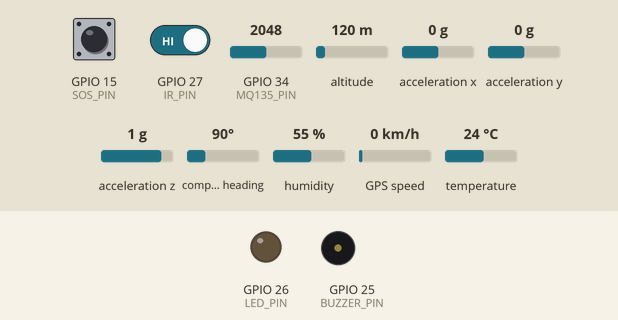
This sketch was run on a simulated ESP32. Parts: output pins drawn as LEDs (lit = HIGH), buzzer (waves = sounding, pin HIGH). The inputs (shaded band) are chosen by the test bench; at power-on: humidity 55 %, GPIO 34 (MQ135_PIN) = 2048, GPIO 15 (SOS_PIN) HIGH, GPIO 27 (IR_PIN) HIGH, altitude 120 m, acceleration x 0 g, acceleration y 0 g, acceleration z 1 g, compass heading 90°, GPS speed 0 km/h, temperature 24 °C. WiFi joins after 1.5 s; servers stay silent unless stated; the GPS gets a fix after 3 s at 37.7749, -122.4194 with 8 satellites; no MQTT or app messages arrive unless stated; what the sketch prints to the serial monitor is not drawn.

Above: at 2.7 s.
2.8 s: humidity set to 84 %
6.1 s: humidity set to 87 %
At 8.9 s:
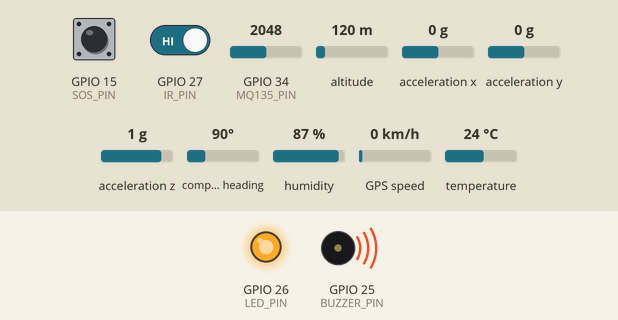
12.4 s: GPIO 34 (MQ135_PIN) set to 1061
13.9 s: GPIO 34 (MQ135_PIN) set to 940
Timing chart, 0 to 16.9 s (numbered marks = the images above; inputs shaded):
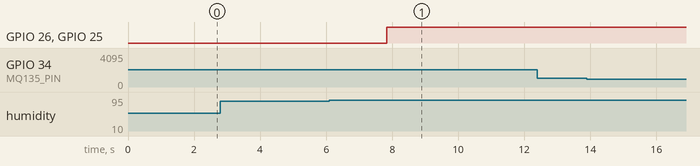

Measured:
- the behaviour switches between 85 and 86 % on humidity (found by bisection; images 0 and 1)
- after the input at 2.8 s, every drawn part: stays the same
- after the input at 6.1 s, GPIO 26 (LED_PIN), GPIO 25 (BUZZER_PIN): LOW → HIGH after 1.7 s
- after the input at 12.4 s, every drawn part: stays the same
- after the input at 13.9 s, every drawn part: stays the same

The sketch:

esp32_helmet.ino
```cpp
// #include <WiFi.h>
// #include <PubSubClient.h>
// #include <Wire.h>
// #include <DHT.h>
// #include <TinyGPSPlus.h>
// #include <Adafruit_Sensor.h>
// #include <Adafruit_ADXL345_U.h>
// #include <ArduinoJson.h>

// /* ========== WIFI CREDENTIALS ========== */
// const char* ssid = "Rutvi";
// const char* password = "Rutvi123";

// /* ========== MQTT CONFIG ========== */
// const char* mqtt_server = "test.mosquitto.org";
// const int mqtt_port = 1883;
// const char* deviceId = "ESP32_001";
// const char* topic_data = "helmet/ESP32_001/data";
// const char* topic_status = "helmet/ESP32_001/status";

// /* ========== PIN DEFINITIONS ========== */
// #define DHTPIN 4
// #define DHTTYPE DHT11
// #define IR_PIN 27         // Helmet wearing detection (IR Sensor)
// #define MQ135_PIN 34      // Gas Sensor
// #define LED_PIN 26        // Alert LED
// #define BUZZER_PIN 25     // Alert Buzzer
// #define SOS_PIN 15        // SOS Button

// /* ========== SENSOR OBJECTS ========== */
// WiFiClient espClient;
// PubSubClient client(espClient);
// DHT dht(DHTPIN, DHTTYPE);
// Adafruit_ADXL345_Unified accel = Adafruit_ADXL345_Unified(12345);
// TinyGPSPlus gps;
// HardwareSerial gpsSerial(2); // GPS TX=17, RX=16

// /* ========== THRESHOLDS ========== */
// #define ACCIDENT_THRESHOLD 28.0
// #define GAS_THRESHOLD 2500
// #define TEMP_THRESHOLD 40
// #define HUMIDITY_THRESHOLD 85.0

// /* ========== GLOBAL VARIABLES ========== */
// bool sosPressed = false;

// /* ========== WIFI SETUP ========== */
// void setup_wifi() {
//   Serial.print("Connecting to WiFi");
//   WiFi.begin(ssid, password);

//   int retries = 0;
//   while (WiFi.status() != WL_CONNECTED && retries < 20) {
//     delay(500);
//     Serial.print(".");
//     retries++;
//   }

//   if(WiFi.status() == WL_CONNECTED) {
//     Serial.println("\n✅ WiFi Connected");
//     Serial.print("IP: ");
//     Serial.println(WiFi.localIP());
//   } else {
//     Serial.println("\n❌ WiFi Connection Failed (Continuing Offline)");
//   }
// }

// /* ========== MQTT RECONNECT ========== */
// void reconnect() {
//   if (WiFi.status() != WL_CONNECTED) return; // Don't try if no WiFi

//   if (!client.connected()) {
//     Serial.print("Connecting to MQTT...");
//     if (client.connect(deviceId)) {
//       Serial.println("connected");
//       client.publish(topic_status, "{\"status\":\"online\"}", true);
//     } else {
//       Serial.print("failed, rc=");
//       Serial.print(client.state());
//     }
//   }
// }

// /* ========== SETUP ========== */
// void setup() {
//   Serial.begin(115200);

//   // Initialize Pins
//   pinMode(IR_PIN, INPUT);
//   pinMode(SOS_PIN, INPUT_PULLUP);
//   pinMode(LED_PIN, OUTPUT);
//   pinMode(BUZZER_PIN, OUTPUT);
//   pinMode(MQ135_PIN, INPUT);

//   // Initialize Sensors
//   dht.begin();
//   gpsSerial.begin(9600, SERIAL_8N1, 16, 17);

//   if (!accel.begin()) {
//     Serial.println("⚠️ ADXL345 not detected (Check wiring)");
//   } else {
//     accel.setRange(ADXL345_RANGE_16_G);
//   }

//   // Initialize Network
//   setup_wifi();
//   client.setServer(mqtt_server, mqtt_port);
// }

// /* ========== MAIN LOOP ========== */
// void loop() {
//   // MQTT Maintenance
//   if (WiFi.status() == WL_CONNECTED && !client.connected()) {
//     reconnect();
//   }
//   client.loop();

//   /* ===== READ ACCELEROMETER ===== */
//   float ax = 0, ay = 0, az = 0, totalAcc = 0;
//   bool accident = false;
//   sensors_event_t event;
//   if (accel.getEvent(&event)) {
//     ax = event.acceleration.x;
//     ay = event.acceleration.y;
//     az = event.acceleration.z;
//     totalAcc = sqrt(ax*ax + ay*ay + az*az);
//     accident = totalAcc > ACCIDENT_THRESHOLD;
//   }

//   /* ===== READ SENSORS ===== */
//   // Helmet IR Sensor (Active LOW usually means object detected/worn)
//   int helmetRaw = digitalRead(IR_PIN);
//   bool helmetOn = (helmetRaw == LOW);

//   // Gas Sensor
//   int gas = analogRead(MQ135_PIN);

//   // DHT Sensor
//   float temp = dht.readTemperature();
//   float hum = dht.readHumidity();

//   // SOS Button
//   bool sos = (digitalRead(SOS_PIN) == LOW);

//   /* ===== READ GPS ===== */
//   while (gpsSerial.available()) {
//     gps.encode(gpsSerial.read());
//   }
//   float lat = gps.location.isValid() ? gps.location.lat() : 0.0;
//   float lng = gps.location.isValid() ? gps.location.lng() : 0.0;

//   /* ===== ALERTS ===== */
//   // Only trigger alerts on valid readings
//   bool alert = accident || (gas > GAS_THRESHOLD) || (!isnan(temp) && temp > TEMP_THRESHOLD) || (!isnan(hum) && hum > HUMIDITY_THRESHOLD) || sos;
//   digitalWrite(LED_PIN, alert ? HIGH : LOW);
//   digitalWrite(BUZZER_PIN, alert ? HIGH : LOW);

//   /* ===== PREPARE DATA PACKET ===== */
//   StaticJsonDocument<512> doc;
//   doc["deviceId"] = deviceId;
//   doc["heartRate"] = 0; // Heart rate sensor not connected
//   doc["temperature"] = isnan(temp) ? 0.0 : temp;
//   doc["humidity"] = isnan(hum) ? 0.0 : hum;
//   doc["gasLevel"] = gas;
//   doc["totalAcceleration"] = totalAcc;
//   doc["helmetOn"] = helmetOn;
//   doc["battery"] = 0; // Battery monitoring not connected
//   doc["lat"] = lat;
//   doc["lng"] = lng;
//   doc["sos"] = sos;
//   doc["fall"] = accident;
//   doc["alert"] = alert;

//   char payload[512];
//   serializeJson(doc, payload);

//   /* ===== SEND DATA ===== */
//   // 1. Send via Serial (for Local Dashboard/COM Port)
//   Serial.println(payload);

//   // 2. Send via MQTT (for Cloud Dashboard)
//   if (client.connected()) {
//     client.publish(topic_data, payload);
//   }

//   delay(1000); // Update every second
// }


#include <WiFi.h>
#include <PubSubClient.h>
#include <Wire.h>
#include <DHT.h>
#include <TinyGPSPlus.h>
#include <Adafruit_Sensor.h>
#include <Adafruit_ADXL345_U.h>
#include <ArduinoJson.h>

/* ========== WIFI CREDENTIALS ========== */
const char* ssid = "Rutvi";
const char* password = "Rutvi123";

/* ========== MQTT CONFIG ========== */
const char* mqtt_server = "test.mosquitto.org";
const int mqtt_port = 1883;
const char* deviceId = "ESP32_001";
const char* topic_data = "helmet/ESP32_001/data";
const char* topic_status = "helmet/ESP32_001/status";

/* ========== PIN DEFINITIONS ========== */
#define DHTPIN 4
#define DHTTYPE DHT11
#define IR_PIN 27         // Helmet wearing detection (IR Sensor)
#define MQ135_PIN 34      // Gas Sensor
#define LED_PIN 26        // Alert LED
#define BUZZER_PIN 25     // Alert Buzzer
#define SOS_PIN 15        // SOS Button

/* ========== SENSOR OBJECTS ========== */
WiFiClient espClient;
PubSubClient client(espClient);
DHT dht(DHTPIN, DHTTYPE);
Adafruit_ADXL345_Unified accel = Adafruit_ADXL345_Unified(12345);
TinyGPSPlus gps;
HardwareSerial gpsSerial(2); // GPS TX=17, RX=16

/* ========== THRESHOLDS ========== */
#define ACCIDENT_THRESHOLD 28.0
#define GAS_THRESHOLD 2500
#define TEMP_THRESHOLD 40
#define HUMIDITY_THRESHOLD 85.0

/* ========== GLOBAL VARIABLES ========== */
bool sosPressed = false;

/* ========== WIFI SETUP ========== */
void setup_wifi() {
  Serial.print("Connecting to WiFi");
  WiFi.begin(ssid, password);

  int retries = 0;
  while (WiFi.status() != WL_CONNECTED && retries < 20) {
    delay(500);
    Serial.print(".");
    retries++;
  }

  if(WiFi.status() == WL_CONNECTED) {
    Serial.println("\n✅ WiFi Connected");
    Serial.print("IP: ");
    Serial.println(WiFi.localIP());
  } else {
    Serial.println("\n❌ WiFi Connection Failed (Continuing Offline)");
  }
}

/* ========== MQTT RECONNECT ========== */
void reconnect() {
  if (WiFi.status() != WL_CONNECTED) return; // Don't try if no WiFi

  if (!client.connected()) {
    Serial.print("Connecting to MQTT...");
    if (client.connect(deviceId)) {
      Serial.println("connected");
      client.publish(topic_status, "{\"status\":\"online\"}", true);
    } else {
      Serial.print("failed, rc=");
      Serial.print(client.state());
    }
  }
}

/* ========== SETUP ========== */
void setup() {
  Serial.begin(115200);

  // Initialize Pins
  pinMode(IR_PIN, INPUT);
  pinMode(SOS_PIN, INPUT_PULLUP);
  pinMode(LED_PIN, OUTPUT);
  pinMode(BUZZER_PIN, OUTPUT);
  pinMode(MQ135_PIN, INPUT);

  // Initialize Sensors
  dht.begin();
  gpsSerial.begin(9600, SERIAL_8N1, 16, 17);

  if (!accel.begin()) {
    Serial.println("⚠️ ADXL345 not detected (Check wiring)");
  } else {
    accel.setRange(ADXL345_RANGE_16_G);
  }

  // Initialize Network
  setup_wifi();
  client.setServer(mqtt_server, mqtt_port);
}

/* ========== MAIN LOOP ========== */
void loop() {
  // MQTT Maintenance
  if (WiFi.status() == WL_CONNECTED && !client.connected()) {
    reconnect();
  }
  client.loop();

  /* ===== READ ACCELEROMETER ===== */
  float ax = 0, ay = 0, az = 0, totalAcc = 0;
  bool accident = false;
  sensors_event_t event;
  if (accel.getEvent(&event)) {
    ax = event.acceleration.x;
    ay = event.acceleration.y;
    az = event.acceleration.z;
    totalAcc = sqrt(ax*ax + ay*ay + az*az);
    accident = totalAcc > ACCIDENT_THRESHOLD;
  }

  /* ===== READ SENSORS ===== */
  // Helmet IR Sensor (Active LOW usually means object detected/worn)
  int helmetRaw = digitalRead(IR_PIN);
  bool helmetOn = (helmetRaw == LOW);

  // Gas Sensor
  int gas = analogRead(MQ135_PIN);

  // DHT Sensor
  float temp = dht.readTemperature();
  float hum = dht.readHumidity();

  // SOS Button
  bool sos = (digitalRead(SOS_PIN) == LOW);

  /* ===== READ GPS ===== */
  while (gpsSerial.available()) {
    gps.encode(gpsSerial.read());
  }
  float lat = gps.location.isValid() ? gps.location.lat() : 0.0;
  float lng = gps.location.isValid() ? gps.location.lng() : 0.0;

  /* ===== ALERTS ===== */
  // Only trigger alerts on valid readings
  bool alert = accident || (gas > GAS_THRESHOLD) || (!isnan(temp) && temp > TEMP_THRESHOLD) || (!isnan(hum) && hum > HUMIDITY_THRESHOLD) || sos;
  digitalWrite(LED_PIN, alert ? HIGH : LOW);
  digitalWrite(BUZZER_PIN, alert ? HIGH : LOW);

  /* ===== PREPARE DATA PACKET ===== */
  StaticJsonDocument<512> doc;
  doc["deviceId"] = deviceId;
  doc["heartRate"] = 0; // Heart rate sensor not connected
  doc["temperature"] = isnan(temp) ? 0.0 : temp;
  doc["humidity"] = isnan(hum) ? 0.0 : hum;
  doc["gasLevel"] = gas;
  doc["totalAcceleration"] = totalAcc;
  doc["helmetOn"] = helmetOn;
  doc["battery"] = 0; // Battery monitoring not connected
  doc["lat"] = lat;
  doc["lng"] = lng;
  doc["sos"] = sos;
  doc["fall"] = accident;
  doc["alert"] = alert;

  char payload[512];
  serializeJson(doc, payload);

  /* ===== SEND DATA ===== */
  // 1. Send via Serial (for Local Dashboard/COM Port)
  Serial.println(payload);

  // 2. Send via MQTT (for Cloud Dashboard)
  if (client.connected()) {
    client.publish(topic_data, payload);
  }

  delay(1000); // Update every second
}
```
